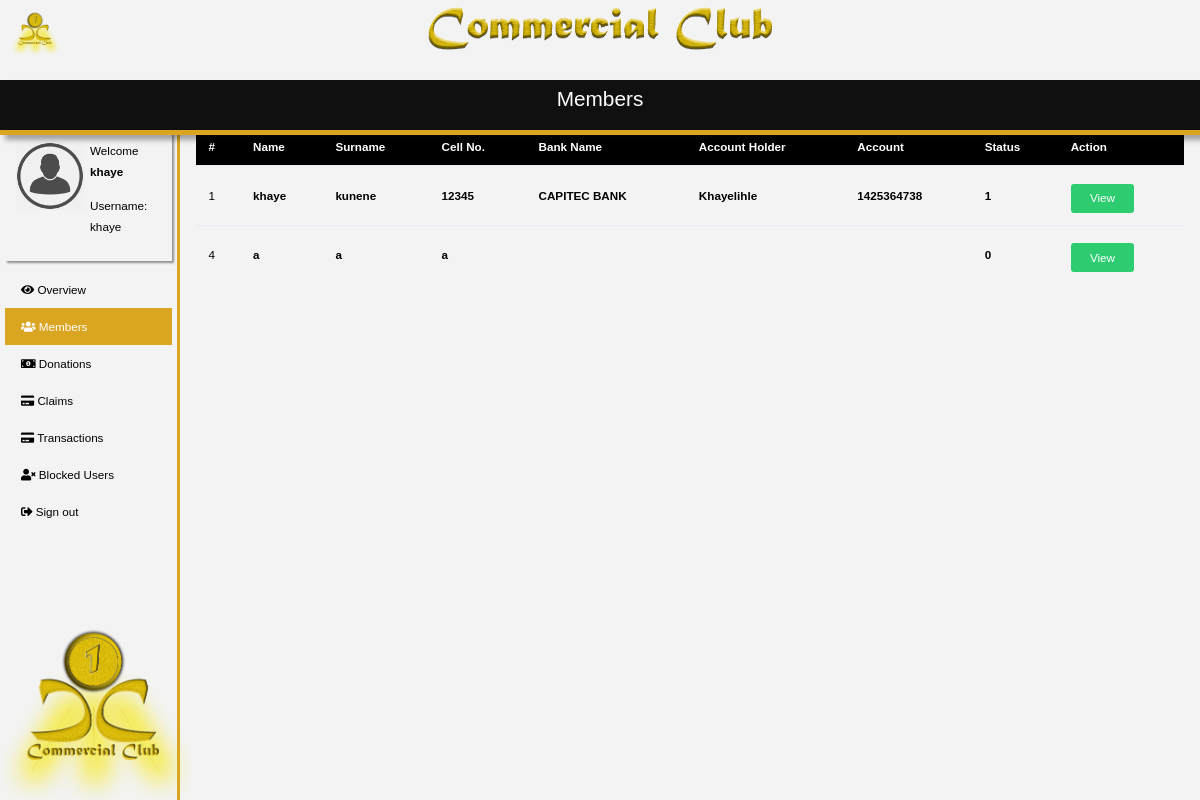
/members.php (signed in), run on the app's committed database.
### tables this page shows
CREATE TABLE `users` (
  `id` int(11) NOT NULL,
  `fname` varchar(255) NOT NULL,
  `lname` varchar(255) NOT NULL,
  `p_number` varchar(15) NOT NULL,
  `password` varchar(20) NOT NULL,
  `ref_code` varchar(11) NOT NULL,
  `vCode` varchar(20) NOT NULL,
  `status` int(11) NOT NULL,
  `bank_name` varchar(100) NOT NULL,
  `universal_code` int(11) NOT NULL,
  `account_holder` varchar(100) NOT NULL,
  `account_number` varchar(20) NOT NULL
);

### members.php (the view, shortened to what this page needs)
<?php
      include("inc/mainHeader.php");
      include("./server/config.php");
      if(!empty($_SESSION["u_id"])){
        include("inc/membersContent.php");
        $sql = "Select * From users";
        $result= mysqli_query($conn,$sql);
        echo '<table class="table table-condensed" style="margin-top: -5px;">
                <tr style="background: black; color: white;">
                    <th>#</th>
                    <th>Name</th>
                    <th>Surname</th>
                    <th>Cell No.</th>
                    <th>Bank Name</th>
                    <th>Account Holder</th>
                    <th>Account</th>
                    <th>Status</th>
                    <th>Action</th>
                </tr>';
        if(mysqli_num_rows($result) > 0){
            while($row = mysqli_fetch_assoc($result)){
                echo '<tr>
                            <td>'.$row['id'].'</td>
                            <th>'.$row['fname'].'</th>
                            <th>'.$row['lname'].'</th>
                            <th>'.$row['p_number'].'</th>
                            <th>'.$row['bank_name'].'</th>
                            <th>'.$row['account_holder'].'</th>
                            <th>'.$row['account_number'].'</th>
                            <th>'.$row['status'].'</th>
                            <th><input type="submit" class="btn btn-success" value="View"/></th>
                        </tr>';
                    }
                 echo '</table>';
        }
        else{
            echo 'Data not found';
        }
      }else{
          die('<center><div style="text-align:center;font-size:70pt;color:gold;font-weight:bolder;"> 404</div> <p>Oppps, We are havnig some technical problems. Please try again <a href="index.php">Home</a>.</p><img width="300" src="assets/logoCC.png" alt="logo"></center>');
      }
      include("inc/mainFooter.php");
?>

### inc/mainHeader.php (shortened to what this page needs)
<!DOCTYPE html>
<html>
<head>
        <link href="https://use.fontawesome.com/releases/v5.0.6/css/all.css" rel="stylesheet">
        <link rel="stylesheet" href="https://maxcdn.bootstrapcdn.com/bootstrap/4.0.0/css/bootstrap.min.css">
        <link href="css/main.css" rel="stylesheet" />
        <link href="css/style.css" rel="stylesheet" />
</head>
<body>
    <div class="main">
        <div class="leftHeader">
            <img src="assets/logoCC.png" width="50" height="50" alt="logo"/>
        </div>
        <center>
            <img id="namelogo" src="assets/nameLogo.png" alt="logo"/>
        </center>
        <?php include("inc/sideHead.php") ?>
        <div class="main-content">
            <div style="margin-left:15%;padding:1px 16px;">

### inc/sideHead.php
<?php
if(isset($_SESSION["u_id"])){
echo '
<div class="sidebar-menu">
    <ul>
    <li>
            <div class="userProfile">
                <div class="imageLeft">
                    <img src="assets/avatar.png" width="70" height="70" alt="image" />
                </div>
                <div class="userWelcome">
                    <p class="welcomeM">Welcome <b>'.$_SESSION['name'].'</b></p>
                    <p>Username: '.$_SESSION['username'].'</p>
                </div>
                <li><a id="dashboard" href="dashboard.php"><i class="fas fa-eye"></i> Overview</a></li>
                <li><a id="members" href="members.php"><i class="fas fa-users"></i> Members</a></li>
                <li><a id="donations" href="donations.php"><i class="fas fa-money-bill-alt"></i> Donations</a></li>
                <li><a id="claims" href="claims.php"><i class="fas fa-credit-card"></i> Claims</a></li>
                <li><a id="transaction" href="transactions.php"><i class="fas fa-credit-card"></i> Transactions</a></li>
                <li><a id="blocked-users" href="blockedUsers.php"><i class="fas fa-user-times"></i> Blocked Users</a></li>
                <li><a id="sign-out" href="server/logOut.php"><i class="fas fa-sign-out-alt"></i> Sign out</a></li>
            </div>
        </li>
        <li style="position:fixed;bottom:0;decoration: none; left:0; margin: 0% -2%; z-index: -1;"><img src="assets/logoCC.png" width="200" height="200" alt="logo"/></li>
    </ul>
</div>
';
}
?>

### inc/membersContent.php
<div class="welcomeTitle">
    <h3 style='font-family: "Comic Sans MS", cursive, sans-serif; text-align: center'>Members</h3>
</div>

### inc/mainFooter.php (shortened to what this page needs)
    </div>
</body>
</html>

### css/main.css (style rules this page uses)
html,body { margin: 0; font-size:9pt; font: 400 13.3333px Arial; overflow-y: hidden; }
.sidebar-menu ul { list-style-type: none; margin: 50px auto; padding: 5px; width: 15%; position: fixed; height: 100%; overflow: auto; border-right: 3px solid rgb(218,165,32); margin-right:10px; }
li a { display: block; color: black; padding: 8px 16px; text-decoration: none; }
li a.active { background-color:rgb(218,165,32); color: white; text-decoration: none; }
.leftHeader { top:0; left:0; margin-top:5px; margin-left: 10px; position:fixed; }
#namelogo { width:30%; }
.imageLeft { float: left; width:70px; height:90px; margin-right:5px; margin-top:6px; }
.userWelcome { margin-top:5px; }
.userProfile { padding:10px; margin-bottom:10px; margin-top: 10px; box-shadow: 2px 2px 2px rgba(17, 16, 16, 0.432); }
.main-content { margin-top:6%; }
.welcomeTitle { background-color: rgb(17, 16, 16); border-bottom:5px solid rgb(218,165,32); color:white; padding:7px 10px; box-shadow: 5px 5px 5px rgba(17, 16, 16, 0.356); position: fixed; top:10%; left:0; width: 100%; height: 55px; }
.table { margin-top: -47px; }
.form-control,.btn { margin-top:5px; }

### data on the page
users: id "1", fname "khaye", lname "kunene", p_number "12345", bank_name "CAPITEC BANK", account_holder "Khayelihle", account_number "1425364738", status "1"
users: id "4", fname "a", lname "a", p_number "a", status "0"

### other printed values
$_SESSION['name'] "khaye"
$_SESSION['username'] "khaye"
